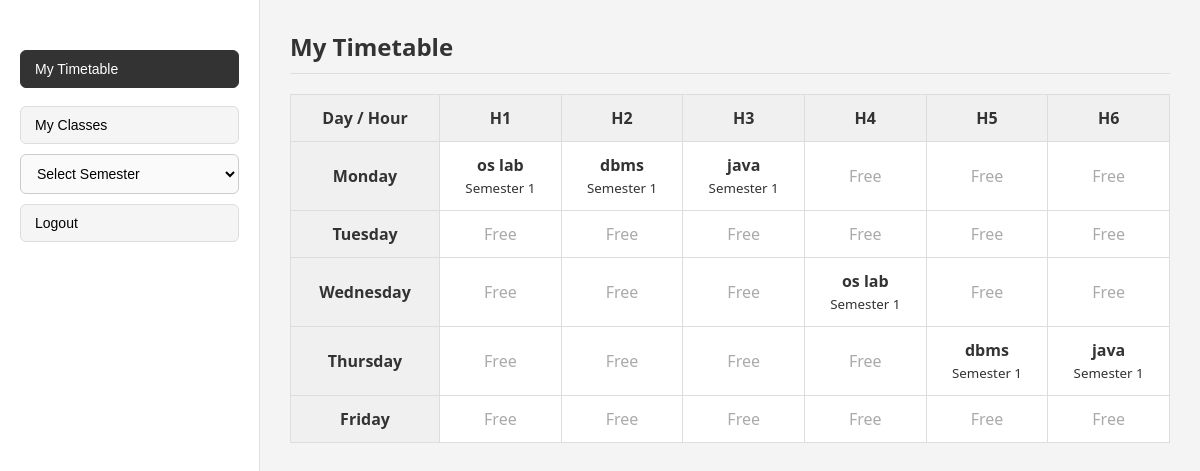
Screenshot of /faculty/dashboard/ (signed in) with the database file from the repository.
### core/models.py (models this page shows, shortened)
class Timetable(models.Model):
    DAYS = [
        ('Monday', 'Monday'),
        ('Tuesday', 'Tuesday'),
        ('Wednesday', 'Wednesday'),
        ('Thursday', 'Thursday'),
        ('Friday', 'Friday'),
    ]
    semester = models.ForeignKey(Semester, on_delete=models.CASCADE)
    day_of_week = models.CharField(max_length=10, choices=DAYS)
    hour_slot = models.IntegerField()  # 1 to 6
    subject = models.ForeignKey(
        Subject,
        on_delete=models.SET_NULL,
        null=True,
        blank=True
    )
    faculty = models.ForeignKey(
        Faculty,
        on_delete=models.SET_NULL,
        null=True,
        blank=True
    )
    class Meta:
        unique_together = ('semester', 'day_of_week', 'hour_slot')

class Subject(models.Model):
    subject_name = models.CharField(max_length=100)

class Semester(models.Model):
    number = models.IntegerField(unique=True)
    semester_name = models.CharField(max_length=50)  # e.g. "Semester 3"

### core/views.py (the view, shortened to what this page needs)
# urls.py: path('faculty/dashboard/', faculty_dashboard, name='faculty_dashboard'),
@login_required
def faculty_dashboard(request):
    faculty = get_object_or_404(Faculty, user=request.user)
    view_mode = request.GET.get('view', 'timetable')
    semesters = Semester.objects.filter(
        timetable__faculty=faculty
    ).distinct()
    context = {
        'faculty': faculty,
        'semesters': semesters,
        'view_mode': view_mode,
        'hours': HOURS
    }
    if view_mode == 'timetable':
        slots = Timetable.objects.filter(
            faculty=faculty
        ).select_related('semester', 'subject')
        grid = {}
        for day in DAYS:
            grid[day] = []
            for hour in HOURS:
                slot = slots.filter(
                    day_of_week=day,
                    hour_slot=hour
                ).first()
                grid[day].append(slot)
        context['timetable_grid'] = grid
    return render(request, 'faculty/dashboard.html', context)

### templates/faculty/dashboard.html (shortened to what this page needs)
{% extends 'faculty/base.html' %}
{% block content %}
{% if view_mode == 'timetable' %}
  <h2>My Timetable</h2>
  <table class="timetable">
    <tr>
      <th>Day / Hour</th>
      {% for h in hours %}
        <th>H{{ h }}</th>
      {% endfor %}
    </tr>
    {% for day, slots in timetable_grid.items %}
    <tr>
      <th>{{ day }}</th>
      {% for slot in slots %}
        <td>
          {% if slot %}
            <strong>{{ slot.subject.subject_name }}</strong><br>
            <small>{{ slot.semester.semester_name }}</small>
          {% else %}
            <span class="free">Free</span>
          {% endif %}
        </td>
      {% endfor %}
    </tr>
    {% endfor %}
  </table>
{% endif %}
{% endblock %}

### static/css/style.css (style rules this page uses)
body { font-family: 'Segoe UI', sans-serif; background: #f5f5f5; color: #333; }
h2 { border-bottom: 1px solid #ddd; padding-bottom: 10px; }

### static/css/faculty.css (style rules this page uses)
body { margin: 0; font-family: 'Segoe UI', sans-serif; background: #f4f4f4; }
.main h2 { margin-top: 0; color: #333; }
.timetable { width: 100%; border-collapse: collapse; margin-top: 20px; background: white; }
.timetable th, .timetable td { border: 1px solid #ddd; padding: 12px; text-align: center; }
.timetable th { background: #f0f0f0; font-weight: 600; }
.free { color: #aaa; }

### rows the page displays
Timetable: day_of_week "Monday", subject.subject_name "os lab", semester.semester_name "Semester 1"
Timetable: subject.subject_name "dbms", semester.semester_name "Semester 1"
Timetable: subject.subject_name "java", semester.semester_name "Semester 1"
Timetable: day_of_week "Wednesday", subject.subject_name "os lab", semester.semester_name "Semester 1"
Timetable: day_of_week "Thursday", subject.subject_name "dbms", semester.semester_name "Semester 1"
Timetable: subject.subject_name "java", semester.semester_name "Semester 1"

### other values shown
{{ h }} "1" "2" "3" "4" "5" "6"
{{ day }} "Tuesday" "Friday"
